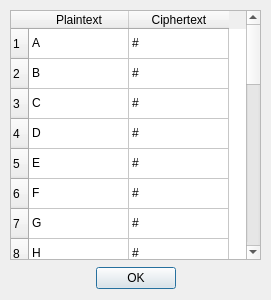
<?xml version="1.0" encoding="UTF-8"?>
<ui version="4.0">
 <class>keyWindow</class>
 <widget class="QDialog" name="keyWindow">
  <property name="geometry">
   <rect>
    <x>0</x>
    <y>0</y>
    <width>271</width>
    <height>300</height>
   </rect>
  </property>
  <property name="minimumSize">
   <size>
    <width>271</width>
    <height>300</height>
   </size>
  </property>
  <property name="maximumSize">
   <size>
    <width>271</width>
    <height>300</height>
   </size>
  </property>
  <property name="windowTitle">
   <string>Key Creator</string>
  </property>
  <widget class="QWidget" name="verticalLayoutWidget">
   <property name="geometry">
    <rect>
     <x>10</x>
     <y>10</y>
     <width>251</width>
     <height>281</height>
    </rect>
   </property>
   <layout class="QVBoxLayout" name="verticalLayout" stretch="0,0">
    <item>
     <widget class="QTableWidget" name="keyTable">
      <property name="sizePolicy">
       <sizepolicy hsizetype="Expanding" vsizetype="Expanding">
        <horstretch>0</horstretch>
        <verstretch>10</verstretch>
       </sizepolicy>
      </property>
      <row>
       <property name="text">
        <string>1</string>
       </property>
      </row>
      <row>
       <property name="text">
        <string>2</string>
       </property>
      </row>
      <row>
       <property name="text">
        <string>3</string>
       </property>
      </row>
      <row>
       <property name="text">
        <string>4</string>
       </property>
      </row>
      <row>
       <property name="text">
        <string>5</string>
       </property>
      </row>
      <row>
       <property name="text">
        <string>6</string>
       </property>
      </row>
      <row>
       <property name="text">
        <string>7</string>
       </property>
      </row>
      <row>
       <property name="text">
        <string>8</string>
       </property>
      </row>
      <row>
       <property name="text">
        <string>9</string>
       </property>
      </row>
      <row>
       <property name="text">
        <string>10</string>
       </property>
      </row>
      <row>
       <property name="text">
        <string>11</string>
       </property>
      </row>
      <row>
       <property name="text">
        <string>12</string>
       </property>
      </row>
      <row>
       <property name="text">
        <string>13</string>
       </property>
      </row>
      <row>
       <property name="text">
        <string>14</string>
       </property>
      </row>
      <row>
       <property name="text">
        <string>15</string>
       </property>
      </row>
      <row>
       <property name="text">
        <string>16</string>
       </property>
      </row>
      <row>
       <property name="text">
        <string>17</string>
       </property>
      </row>
      <row>
       <property name="text">
        <string>18</string>
       </property>
      </row>
      <row>
       <property name="text">
        <string>19</string>
       </property>
      </row>
      <row>
       <property name="text">
        <string>20</string>
       </property>
      </row>
      <row>
       <property name="text">
        <string>21</string>
       </property>
      </row>
      <row>
       <property name="text">
        <string>22</string>
       </property>
      </row>
      <row>
       <property name="text">
        <string>23</string>
       </property>
      </row>
      <row>
       <property name="text">
        <string>24</string>
       </property>
      </row>
      <row>
       <property name="text">
        <string>25</string>
       </property>
      </row>
      <row>
       <property name="text">
        <string>26</string>
       </property>
      </row>
      <column>
       <property name="text">
        <string>Plaintext</string>
       </property>
      </column>
      <column>
       <property name="text">
        <string>Ciphertext</string>
       </property>
      </column>
      <item row="0" column="0">
       <property name="text">
        <string>A</string>
       </property>
      </item>
      <item row="0" column="1">
       <property name="text">
        <string>#</string>
       </property>
      </item>
      <item row="1" column="0">
       <property name="text">
        <string>B</string>
       </property>
      </item>
      <item row="1" column="1">
       <property name="text">
        <string>#</string>
       </property>
      </item>
      <item row="2" column="0">
       <property name="text">
        <string>C</string>
       </property>
      </item>
      <item row="2" column="1">
       <property name="text">
        <string>#</string>
       </property>
      </item>
      <item row="3" column="0">
       <property name="text">
        <string>D</string>
       </property>
      </item>
      <item row="3" column="1">
       <property name="text">
        <string>#</string>
       </property>
      </item>
      <item row="4" column="0">
       <property name="text">
        <string>E</string>
       </property>
      </item>
      <item row="4" column="1">
       <property name="text">
        <string>#</string>
       </property>
      </item>
      <item row="5" column="0">
       <property name="text">
        <string>F</string>
       </property>
      </item>
      <item row="5" column="1">
       <property name="text">
        <string>#</string>
       </property>
      </item>
      <item row="6" column="0">
       <property name="text">
        <string>G</string>
       </property>
      </item>
      <item row="6" column="1">
       <property name="text">
        <string>#</string>
       </property>
      </item>
      <item row="7" column="0">
       <property name="text">
        <string>H</string>
       </property>
      </item>
      <item row="7" column="1">
       <property name="text">
        <string>#</string>
       </property>
      </item>
      <item row="8" column="0">
       <property name="text">
        <string>I</string>
       </property>
      </item>
      <item row="8" column="1">
       <property name="text">
        <string>#</string>
       </property>
      </item>
      <item row="9" column="0">
       <property name="text">
        <string>J</string>
       </property>
      </item>
      <item row="9" column="1">
       <property name="text">
        <string>#</string>
       </property>
      </item>
      <item row="10" column="0">
       <property name="text">
        <string>K</string>
       </property>
      </item>
      <item row="10" column="1">
       <property name="text">
        <string>#</string>
       </property>
      </item>
      <item row="11" column="0">
       <property name="text">
        <string>L</string>
       </property>
      </item>
      <item row="11" column="1">
       <property name="text">
        <string>#</string>
       </property>
      </item>
      <item row="12" column="0">
       <property name="text">
        <string>M</string>
       </property>
      </item>
      <item row="12" column="1">
       <property name="text">
        <string>#</string>
       </property>
      </item>
      <item row="13" column="0">
       <property name="text">
        <string>N</string>
       </property>
      </item>
      <item row="13" column="1">
       <property name="text">
        <string>#</string>
       </property>
      </item>
      <item row="14" column="0">
       <property name="text">
        <string>O</string>
       </property>
      </item>
      <item row="14" column="1">
       <property name="text">
        <string>#</string>
       </property>
      </item>
      <item row="15" column="0">
       <property name="text">
        <string>P</string>
       </property>
      </item>
      <item row="15" column="1">
       <property name="text">
        <string>#</string>
       </property>
      </item>
      <item row="16" column="0">
       <property name="text">
        <string>Q</string>
       </property>
      </item>
      <item row="16" column="1">
       <property name="text">
        <string>#</string>
       </property>
      </item>
      <item row="17" column="0">
       <property name="text">
        <string>R</string>
       </property>
      </item>
      <item row="17" column="1">
       <property name="text">
        <string>#</string>
       </property>
      </item>
      <item row="18" column="0">
       <property name="text">
        <string>S</string>
       </property>
      </item>
      <item row="18" column="1">
       <property name="text">
        <string>#</string>
       </property>
      </item>
      <item row="19" column="0">
       <property name="text">
        <string>T</string>
       </property>
      </item>
      <item row="19" column="1">
       <property name="text">
        <string>#</string>
       </property>
      </item>
      <item row="20" column="0">
       <property name="text">
        <string>U</string>
       </property>
      </item>
      <item row="20" column="1">
       <property name="text">
        <string>#</string>
       </property>
      </item>
      <item row="21" column="0">
       <property name="text">
        <string>V</string>
       </property>
      </item>
      <item row="21" column="1">
       <property name="text">
        <string>#</string>
       </property>
      </item>
      <item row="22" column="0">
       <property name="text">
        <string>W</string>
       </property>
      </item>
      <item row="22" column="1">
       <property name="text">
        <string>#</string>
       </property>
      </item>
      <item row="23" column="0">
       <property name="text">
        <string>X</string>
       </property>
      </item>
      <item row="23" column="1">
       <property name="text">
        <string>#</string>
       </property>
      </item>
      <item row="24" column="0">
       <property name="text">
        <string>Y</string>
       </property>
      </item>
      <item row="24" column="1">
       <property name="text">
        <string>#</string>
       </property>
      </item>
      <item row="25" column="0">
       <property name="text">
        <string>Z</string>
       </property>
      </item>
      <item row="25" column="1">
       <property name="text">
        <string>#</string>
       </property>
      </item>
     </widget>
    </item>
    <item>
     <widget class="QDialogButtonBox" name="buttonBox">
      <property name="sizePolicy">
       <sizepolicy hsizetype="Expanding" vsizetype="Preferred">
        <horstretch>0</horstretch>
        <verstretch>1</verstretch>
       </sizepolicy>
      </property>
      <property name="orientation">
       <enum>Qt::Horizontal</enum>
      </property>
      <property name="standardButtons">
       <set>QDialogButtonBox::Ok</set>
      </property>
      <property name="centerButtons">
       <bool>true</bool>
      </property>
     </widget>
    </item>
   </layout>
  </widget>
 </widget>
 <resources/>
 <connections>
  <connection>
   <sender>buttonBox</sender>
   <signal>accepted()</signal>
   <receiver>keyWindow</receiver>
   <slot>accept()</slot>
   <hints>
    <hint type="sourcelabel">
     <x>248</x>
     <y>254</y>
    </hint>
    <hint type="destinationlabel">
     <x>157</x>
     <y>274</y>
    </hint>
   </hints>
  </connection>
  <connection>
   <sender>buttonBox</sender>
   <signal>rejected()</signal>
   <receiver>keyWindow</receiver>
   <slot>reject()</slot>
   <hints>
    <hint type="sourcelabel">
     <x>316</x>
     <y>260</y>
    </hint>
    <hint type="destinationlabel">
     <x>286</x>
     <y>274</y>
    </hint>
   </hints>
  </connection>
 </connections>
</ui>
